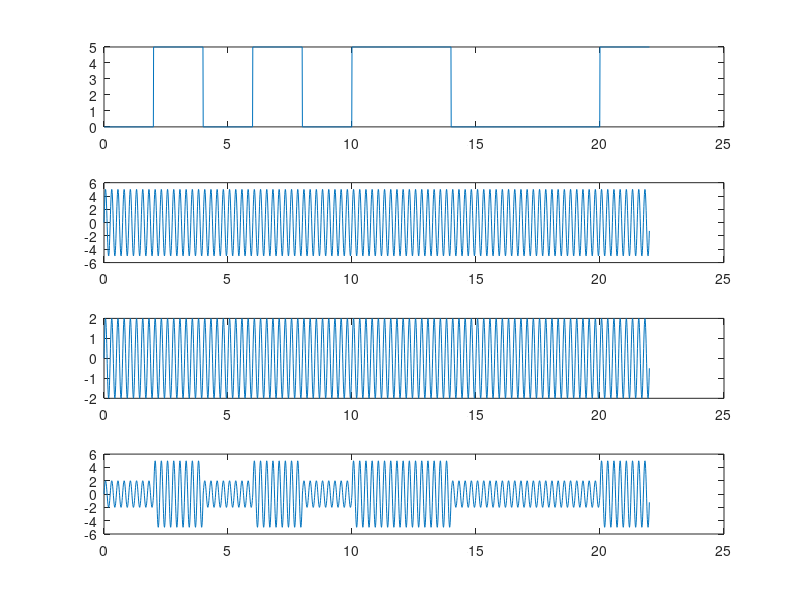

MATLAB code to generate this figure:
clear all;
close all;
fs=100;
bit=[0,1,0,1,0,1,1,0,0,0,1];
bit_duration=2;
volt=5;
T=size(bit,2)*bit_duration;
t=0:1/fs:T-1/fs;
ds=zeros(1,size(t,2));
for i=1:size(bit,2)
    for ii=1:bit_duration*fs
        if(bit(i)>0)
            ds(bit_duration*fs*(i-1)+ii)=volt;
        end
    end
end
%plot(t,ds);
frq_carrier=4;
a=5;
as1=a*sin(2*pi*frq_carrier*t);
as0=2*sin(2*pi*frq_carrier*t);
%ask=as1;
for i=1:1:size(ds,2)
    if ds(1,i)==5
        ask(1,i)=as1(1,i);
    else
       ask(1,i)=as0(1,i); 
    end

end

subplot(4,1,1);
plot(t,ds);
subplot(4,1,2);
plot(t,as1);
subplot(4,1,3);
plot(t,as0);
subplot(4,1,4);
plot(t,ask);

